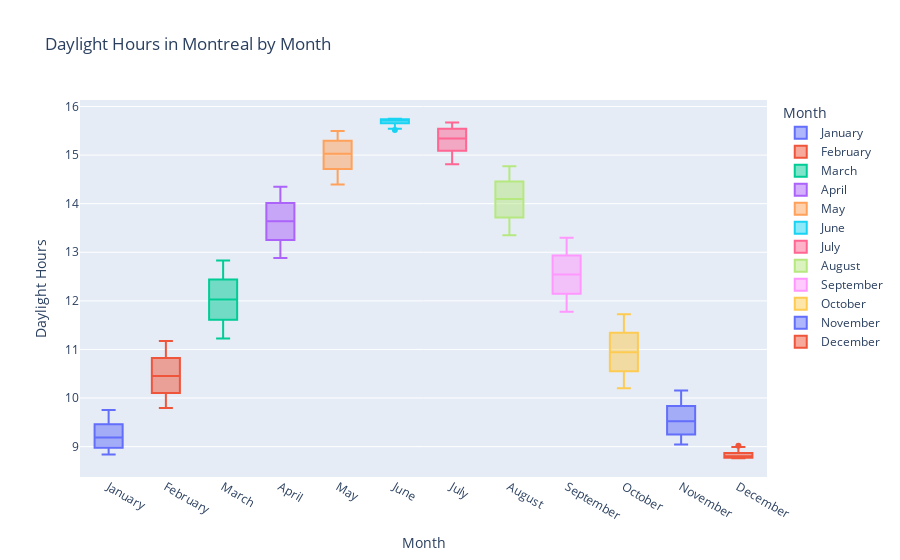

Write notebook code for a chart like this one.
### Code cell
import plotly.express as px
import plotly.io as pio

df['Month'] = df['Date'].dt.strftime('%B')

# Create the box plot
fig = px.box(
    df,
    x='Month',
    y='DaylightHours',
    title='Daylight Hours in Montreal by Month (2024)',
    labels={'DaylightHours': 'Daylight Hours', 'Month': 'Month'},
    color='Month'
)

# Update layout for better readability
fig.update_layout(
    yaxis_title='Daylight Hours',
)


pio.write_image(fig, 'images/daylight_hours_montreal.png')
fig

### Figure 1 — Plotly figure (JSON) as saved in the notebook; plotly's stock layout.template omitted (floating-point values rounded to 4 significant figures)
{"data": [{"alignmentgroup": "True", "hovertemplate": "Month=%{x}<br>Daylight Hours=%{y}<extra></extra>", "legendgroup": "January", "marker": {"color": "#636efa"}, "name": "January", "notched": false, "offsetgroup": "January", "orientation": "v", "showlegend": true, "type": "box", "x": ["January", "January", "January", "January", "January", "January", "January", "January", "January", "January", "January", "January", "January", "January", "January", "January", "January", "January", "January", "January", "January", "January", "January", "January", "January", "January", "January", "January", "January", "January", "January"], "x0": " ", "xaxis": "x", "y": [8.839, 8.854, 8.87, 8.887, 8.906, 8.926, 8.947, 8.969, 8.993, 9.017, 9.043, 9.07, 9.098, 9.127, 9.157, 9.188, 9.219, 9.252, 9.286, 9.321, 9.356, 9.393, 9.43, 9.468, 9.507, 9.546, 9.587, 9.627, 9.669, 9.711, 9.754], "y0": " ", "yaxis": "y"}, {"alignmentgroup": "True", "hovertemplate": "Month=%{x}<br>Daylight Hours=%{y}<extra></extra>", "legendgroup": "February", "marker": {"color": "#EF553B"}, "name": "February", "notched": false, "offsetgroup": "February", "orientation": "v", "showlegend": true, "type": "box", "x": ["February", "February", "February", "February", "February", "February", "February", "February", "February", "February", "February", "February", "February", "February", "February", "February", "February", "February", "February", "February", "February", "February", "February", "February", "February", "February", "February", "February", "February"], "x0": " ", "xaxis": "x", "y": [9.797, 9.841, 9.886, 9.931, 9.976, 10.02, 10.07, 10.12, 10.16, 10.21, 10.26, 10.31, 10.36, 10.41, 10.46, 10.51, 10.56, 10.61, 10.66, 10.71, 10.76, 10.81, 10.86, 10.91, 10.96, 11.02, 11.07, 11.12, 11.17], "y0": " ", "yaxis": "y"}, {"alignmentgroup": "True", "hovertemplate": "Month=%{x}<br>Daylight Hours=%{y}<extra></extra>", "legendgroup": "March", "marker": {"color": "#00cc96"}, "name": "March", "notched": false, "offsetgroup": "March", "orientation": "v", "showlegend": true, "type": "box", "x": ["March", "March", "March", "March", "March", "March", "March", "March", "March", "March", "March", "March", "March", "March", "March", "March", "March", "March", "March", "March", "March", "March", "March", "March", "March", "March", "March", "March", "March", "March", "March"], "x0": " ", "xaxis": "x", "y": [11.23, 11.28, 11.33, 11.39, 11.44, 11.49, 11.54, 11.6, 11.65, 11.71, 11.76, 11.81, 11.87, 11.92, 11.97, 12.03, 12.08, 12.13, 12.19, 12.24, 12.29, 12.35, 12.4, 12.46, 12.51, 12.56, 12.62, 12.67, 12.72, 12.78, 12.83], "y0": " ", "yaxis": "y"}, {"alignmentgroup": "True", "hovertemplate": "Month=%{x}<br>Daylight Hours=%{y}<extra></extra>", "legendgroup": "April", "marker": {"color": "#ab63fa"}, "name": "April", "notched": false, "offsetgroup": "April", "orientation": "v", "showlegend": true, "type": "box", "x": ["April", "April", "April", "April", "April", "April", "April", "April", "April", "April", "April", "April", "April", "April", "April", "April", "April", "April", "April", "April", "April", "April", "April", "April", "April", "April", "April", "April", "April", "April"], "x0": " ", "xaxis": "x", "y": [12.88, 12.93, 12.99, 13.04, 13.09, 13.15, 13.2, 13.25, 13.3, 13.35, 13.41, 13.46, 13.51, 13.56, 13.61, 13.66, 13.71, 13.76, 13.81, 13.86, 13.91, 13.96, 14.01, 14.06, 14.11, 14.16, 14.21, 14.25, 14.3, 14.35], "y0": " ", "yaxis": "y"}, {"alignmentgroup": "True", "hovertemplate": "Month=%{x}<br>Daylight Hours=%{y}<extra></extra>", "legendgroup": "May", "marker": {"color": "#FFA15A"}, "name": "May", "notched": false, "offsetgroup": "May", "orientation": "v", "showlegend": true, "type": "box", "x": ["May", "May", "May", "May", "May", "May", "May", "May", "May", "May", "May", "May", "May", "May", "May", "May", "May", "May", "May", "May", "May", "May", "May", "May", "May", "May", "May", "May", "May", "May", "May"], "x0": " ", "xaxis": "x", "y": [14.39, 14.44, 14.48, 14.53, 14.57, 14.62, 14.66, 14.7, 14.75, 14.79, 14.83, 14.87, 14.91, 14.95, 14.99, 15.03, 15.06, 15.1, 15.14, 15.17, 15.2, 15.24, 15.27, 15.3, 15.33, 15.36, 15.39, 15.42, 15.44, 15.47, 15.49], "y0": " ", "yaxis": "y"}, {"alignmentgroup": "True", "hovertemplate": "Month=%{x}<br>Daylight Hours=%{y}<extra></extra>", "legendgroup": "June", "marker": {"color": "#19d3f3"}, "name": "June", "notched": false, "offsetgroup": "June", "orientation": "v", "showlegend": true, "type": "box", "x": ["June", "June", "June", "June", "June", "June", "June", "June", "June", "June", "June", "June", "June", "June", "June", "June", "June", "June", "June", "June", "June", "June", "June", "June", "June", "June", "June", "June", "June", "June"], "x0": " ", "xaxis": "x", "y": [15.52, 15.54, 15.56, 15.58, 15.6, 15.62, 15.64, 15.65, 15.67, 15.68, 15.69, 15.7, 15.71, 15.72, 15.73, 15.73, 15.74, 15.74, 15.74, 15.75, 15.74, 15.74, 15.74, 15.74, 15.73, 15.72, 15.72, 15.71, 15.7, 15.68], "y0": " ", "yaxis": "y"}, {"alignmentgroup": "True", "hovertemplate": "Month=%{x}<br>Daylight Hours=%{y}<extra></extra>", "legendgroup": "July", "marker": {"color": "#FF6692"}, "name": "July", "notched": false, "offsetgroup": "July", "orientation": "v", "showlegend": true, "type": "box", "x": ["July", "July", "July", "July", "July", "July", "July", "July", "July", "July", "July", "July", "July", "July", "July", "July", "July", "July", "July", "July", "July", "July", "July", "July", "July", "July", "July", "July", "July", "July", "July"], "x0": " ", "xaxis": "x", "y": [15.67, 15.66, 15.64, 15.63, 15.61, 15.59, 15.57, 15.55, 15.53, 15.5, 15.48, 15.45, 15.43, 15.4, 15.37, 15.34, 15.31, 15.28, 15.25, 15.22, 15.18, 15.15, 15.12, 15.08, 15.04, 15.01, 14.97, 14.93, 14.89, 14.85, 14.81], "y0": " ", "yaxis": "y"}, {"alignmentgroup": "True", "hovertemplate": "Month=%{x}<br>Daylight Hours=%{y}<extra></extra>", "legendgroup": "August", "marker": {"color": "#B6E880"}, "name": "August", "notched": false, "offsetgroup": "August", "orientation": "v", "showlegend": true, "type": "box", "x": ["August", "August", "August", "August", "August", "August", "August", "August", "August", "August", "August", "August", "August", "August", "August", "August", "August", "August", "August", "August", "August", "August", "August", "August", "August", "August", "August", "August", "August", "August", "August"], "x0": " ", "xaxis": "x", "y": [14.77, 14.73, 14.69, 14.64, 14.6, 14.56, 14.51, 14.47, 14.42, 14.38, 14.33, 14.28, 14.24, 14.19, 14.14, 14.09, 14.05, 14.0, 13.95, 13.9, 13.85, 13.8, 13.75, 13.7, 13.65, 13.6, 13.55, 13.5, 13.45, 13.4, 13.35], "y0": " ", "yaxis": "y"}, {"alignmentgroup": "True", "hovertemplate": "Month=%{x}<br>Daylight Hours=%{y}<extra></extra>", "legendgroup": "September", "marker": {"color": "#FF97FF"}, "name": "September", "notched": false, "offsetgroup": "September", "orientation": "v", "showlegend": true, "type": "box", "x": ["September", "September", "September", "September", "September", "September", "September", "September", "September", "September", "September", "September", "September", "September", "September", "September", "September", "September", "September", "September", "September", "September", "September", "September", "September", "September", "September", "September", "September", "September"], "x0": " ", "xaxis": "x", "y": [13.3, 13.25, 13.19, 13.14, 13.09, 13.04, 12.99, 12.94, 12.88, 12.83, 12.78, 12.73, 12.67, 12.62, 12.57, 12.52, 12.46, 12.41, 12.36, 12.3, 12.25, 12.2, 12.15, 12.09, 12.04, 11.99, 11.94, 11.88, 11.83, 11.78], "y0": " ", "yaxis": "y"}, {"alignmentgroup": "True", "hovertemplate": "Month=%{x}<br>Daylight Hours=%{y}<extra></extra>", "legendgroup": "October", "marker": {"color": "#FECB52"}, "name": "October", "notched": false, "offsetgroup": "October", "orientation": "v", "showlegend": true, "type": "box", "x": ["October", "October", "October", "October", "October", "October", "October", "October", "October", "October", "October", "October", "October", "October", "October", "October", "October", "October", "October", "October", "October", "October", "October", "October", "October", "October", "October", "October", "October", "October", "October"], "x0": " ", "xaxis": "x", "y": [11.72, 11.67, 11.62, 11.57, 11.51, 11.46, 11.41, 11.36, 11.3, 11.25, 11.2, 11.15, 11.1, 11.05, 10.99, 10.94, 10.89, 10.84, 10.79, 10.74, 10.69, 10.64, 10.59, 10.54, 10.49, 10.44, 10.39, 10.34, 10.3, 10.25, 10.2], "y0": " ", "yaxis": "y"}, {"alignmentgroup": "True", "hovertemplate": "Month=%{x}<br>Daylight Hours=%{y}<extra></extra>", "legendgroup": "November", "marker": {"color": "#636efa"}, "name": "November", "notched": false, "offsetgroup": "November", "orientation": "v", "showlegend": true, "type": "box", "x": ["November", "November", "November", "November", "November", "November", "November", "November", "November", "November", "November", "November", "November", "November", "November", "November", "November", "November", "November", "November", "November", "November", "November", "November", "November", "November", "November", "November", "November", "November"], "x0": " ", "xaxis": "x", "y": [10.15, 10.11, 10.06, 10.01, 9.969, 9.924, 9.879, 9.836, 9.792, 9.749, 9.707, 9.665, 9.624, 9.584, 9.544, 9.505, 9.466, 9.429, 9.392, 9.356, 9.321, 9.286, 9.252, 9.22, 9.188, 9.157, 9.127, 9.099, 9.071, 9.044], "y0": " ", "yaxis": "y"}, {"alignmentgroup": "True", "hovertemplate": "Month=%{x}<br>Daylight Hours=%{y}<extra></extra>", "legendgroup": "December", "marker": {"color": "#EF553B"}, "name": "December", "notched": false, "offsetgroup": "December", "orientation": "v", "showlegend": true, "type": "box", "x": ["December", "December", "December", "December", "December", "December", "December", "December", "December", "December", "December", "December", "December", "December", "December", "December", "December", "December", "December", "December", "December", "December", "December", "December", "December", "December", "December", "December", "December", "December", "December"], "x0": " ", "xaxis": "x", "y": [9.019, 8.994, 8.971, 8.948, 8.927, 8.908, 8.889, 8.871, 8.855, 8.84, 8.827, 8.814, 8.803, 8.793, 8.785, 8.778, 8.772, 8.768, 8.765, 8.763, 8.763, 8.764, 8.767, 8.771, 8.776, 8.782, 8.79, 8.799, 8.81, 8.822, 8.835], "y0": " ", "yaxis": "y"}], "layout": {"boxmode": "overlay", "legend": {"title": {"text": "Month"}, "tracegroupgap": 0}, "title": {"text": "Daylight Hours in Montreal by Month"}, "xaxis": {"anchor": "y", "categoryarray": ["January", "February", "March", "April", "May", "June", "July", "August", "September", "October", "November", "December"], "categoryorder": "array", "domain": [0, 1], "title": {"text": "Month"}}, "yaxis": {"anchor": "x", "domain": [0, 1], "title": {"text": "Daylight Hours"}}}}
